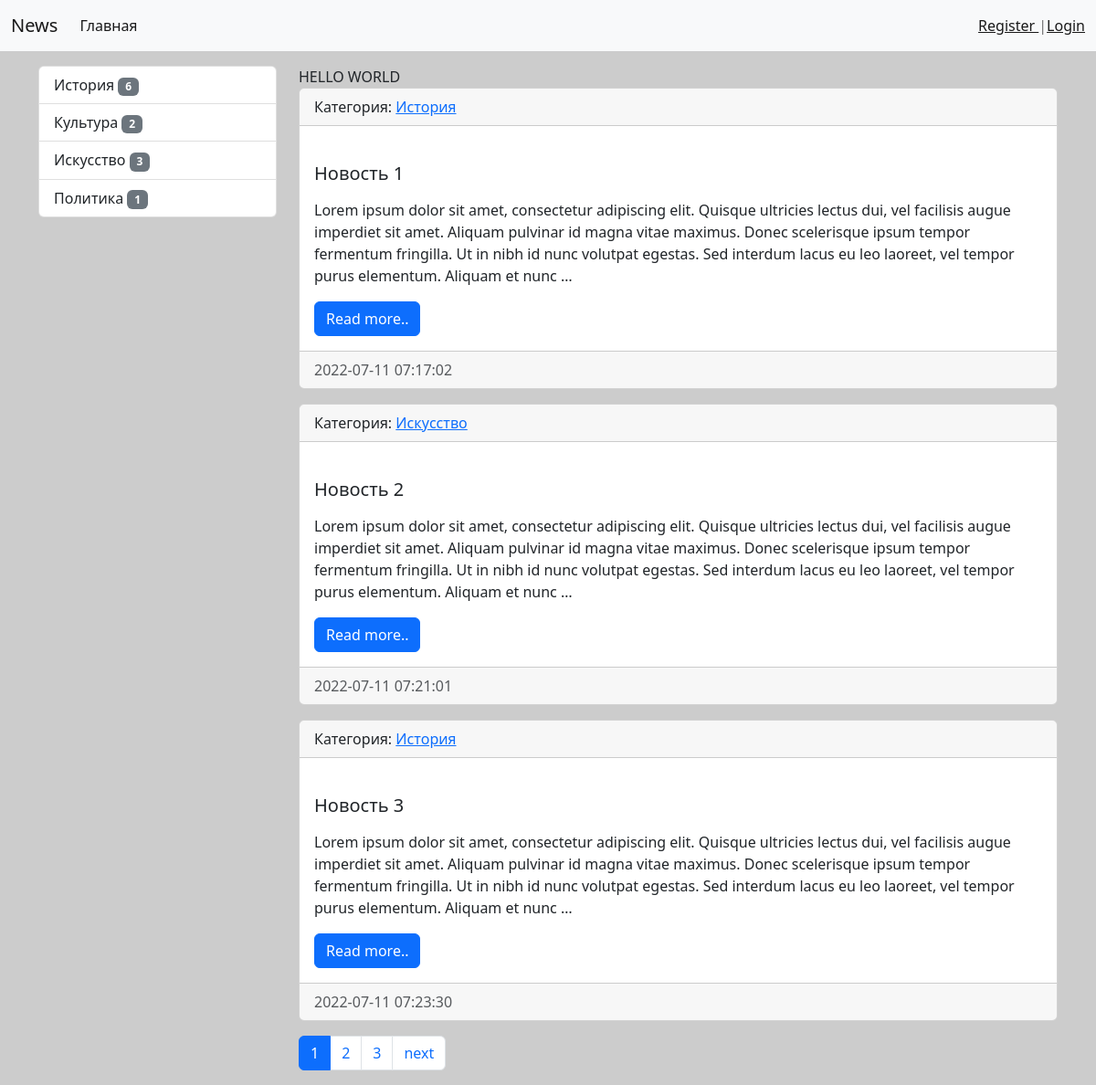
The page / on the database its author committed.
### news/models.py (models this page shows, shortened)
class Category(models.Model):
    title=models.CharField(max_length=150,db_index=True,verbose_name='категория')
    def get_absolute_url(self):
        return reverse('category', kwargs={"category_id":self.pk})
    def __str__(self):
        return self.title
    class Meta:
        verbose_name='Категория'
        verbose_name_plural='Категория'
        ordering = ['title']

class News(models.Model):
    title = models.CharField(max_length=150,verbose_name='Наименование')
    content = models.TextField(blank=True,verbose_name='Контент')
    created_at = models.DateTimeField(auto_now_add=True, verbose_name='Дата публикации')
    updated_at = models.DateTimeField(auto_now=True, verbose_name='Обновлено')
    photo= models.ImageField(upload_to = 'photos/%Y/%m/%d/', verbose_name='Фото',blank=True)
    is_published = models.BooleanField(default=True, verbose_name='Опубликовано')
    category=models.ForeignKey('Category',on_delete=models.PROTECT,null=True,verbose_name='категория')
    views = models.IntegerField(default=0)
    def get_absolute_url(self):
        return reverse('view_news', kwargs={"pk":self.pk})
    class Meta:
        verbose_name='Новость'
        verbose_name_plural='Новости'
        ordering = ['created_at']

### news/views.py (the view)
# urls.py: path('', HomeNews.as_view(),name='home'),
class HomeNews(MyMixin, ListView):
    model = News
    template_name = 'news/home_news_list.html'
    context_object_name = 'news'
    mixin_prop = 'hello world'
    paginate_by = 3
    def get_context_data(self, *, object_list=None, **kwargs):
        context = super().get_context_data(**kwargs)
        context['title'] = self.get_upper('Главная')
        context['mixin_prop'] = self.get_prop()
        return context
    def get_queryset(self):
        return News.objects.filter(is_published=True).select_related('category')

### news/templatetags/news_tags.py (called while the page is built)
@register.inclusion_tag('news/list_categories.html')
def show_categories(arg1='hello',arg2='word'):
    categories = Category.objects.annotate(cnt=Count('news',filter=F('news__is_published'))).filter(cnt__gt=0)
    return {"categories":categories, "arg1":arg1,"arg2":arg2}

### news/utils.py (called while the page is built)
    def get_prop(self):
        return self.mixin_prop.upper()

    def get_upper(self,s):
        if isinstance(s,str):
            return s.upper()
        else:
            return s.title.upper()

### news/templates/news/home_news_list.html (shortened to what this page needs)
{% extends 'base.html' %}
{% block sidebar %}
{% include 'inc/_sidebar.html' %}
{% endblock %}
{% block content %}
{{ mixin_prop }}
{%for item in news%}
<div class="card mb-3">
  <div class="card-header">Категория: <a href="{{ item.category.get_absolute_url }}">{{ item.category }}</a></div>
  <div class="card-body">
    <div class="media">
      <div class="media-body">
        <h5 class="card-title">
          {{ item.title }}
        </h5>
        <p class="card-text">{{ item.content|safe|linebreaks|truncatewords:50 }}</p>
        <a href="{{ item.get_absolute_url }}" class="btn btn-primary">Read more..</a>
      </div>
    </div>
  </div>
  <div class="card-footer text-muted">
    {{item.created_at|date:"Y-m-d H:i:s"}}
  </div>
</div>
{%endfor%}
{% endblock %}

### templates/base.html (shortened to what this page needs)
{% load static %}
<!DOCTYPE html>
<html lang="en">
<head>
  <link rel="stylesheet" href="{% static 'bootstrap/css/bootstrap.min.css' %}" />
  <link rel="stylesheet" href="{% static 'css/style.css' %}" />
</head>
<body>
  {% include 'inc/_nav.html' %}
  <div class="container mt-3">
    <div class="row">
      <div class="col md-3">
        {% block sidebar %}SIDEBAR{% endblock %}
      </div>
      <div class="col-md-9">
        {% block content %}CONTENT{% endblock %}
        {% if page_obj.has_other_pages %}
        <nav aria-label="...">
          <ul class="pagination">
            {% for p in page_obj.paginator.page_range %}
            {% if page_obj.number == p %}
            <li class="page-item active" aria-current="page">
              <a class="page-link" href="?page={{ p }}">{{ p }}</a>
            </li>
            {% elif p > page_obj.number|add:-3 and p < page_obj.number|add:3 %} <li class="page-item">
              <a class="page-link" href="?page={{p}}">{{ p }}</a>
              </li>
              {% endif %}
              {% endfor %}
              {% if page_obj.has_next %}
              <li class="page-item ">
                <a class="page-link" href="?page={{ page_obj.next_page_number }}">next</a>
              </li>
              {% endif %}
          </ul>
        </nav>
        {% endif %}
      </div>
    </div>
  </div>
</body>
</html>

### templates/inc/_nav.html (shortened to what this page needs)
<nav class="navbar navbar-expand-lg bg-light">
  <div class="container-fluid">
    <a class="navbar-brand" href="{% url 'home' %}">News</a>
    <div class="collapse navbar-collapse" id="navbarSupportedContent">
      <ul class="navbar-nav me-auto mb-2 mb-lg-0">
        <li class="nav-item">
          <a class="nav-link active" aria-current="page" href="{% url 'home' %}">Главная</a>
        </li>
      </ul>
      <span class="navbar-text">
        {% if request.user.is_authenticated %}
        Welcome {{user.username}}|<a href="{% url 'logout' %}">Logout</a>
        {% else %}
        <a href="{% url 'register' %}">Register </a>|<a href="{% url 'login' %}">Login</a>
        {% endif %}
      </span>
    </div>
  </div>
</nav>

### templates/inc/_sidebar.html (shortened to what this page needs)
{% load news_tags %}
  {% show_categories  %}

### news/templates/news/list_categories.html
<div class="list-group">
  {%for item in categories%}
  <a href="{{ item.get_absolute_url }} " class="list-group-item list-group-item-action">
    {{ item.title }} <span class="badge bg-secondary">{{ item.cnt }}</span></a>
  {%endfor%}
</div>

### sait/static/css/style.css (style rules this page uses)
body { background-color: #ccc; }

### rows shown on the page
Category: title "История", cnt "6"
Category: title "Культура", cnt "2"
Category: title "Искусство", cnt "3"
Category: title "Политика", cnt "1"
News: category "История", title "Новость 1", content "Lorem ipsum dolor sit amet, consectetur adipiscing elit. Quisque ultricies lectus dui, vel facilisis augue imperdiet sit amet. Aliquam pulvinar id magna vitae maximus. Donec scelerisque ipsum tempor fermentum fringilla. Ut in nibh id nunc volutpat egestas. Sed interdum lacus eu leo laoreet, vel tempor purus elementum. Aliquam et nunc …", created_at "2022-07-11 07:17:02"
News: category "Искусство", title "Новость 2", content "Lorem ipsum dolor sit amet, consectetur adipiscing elit. Quisque ultricies lectus dui, vel facilisis augue imperdiet sit amet. Aliquam pulvinar id magna vitae maximus. Donec scelerisque ipsum tempor fermentum fringilla. Ut in nibh id nunc volutpat egestas. Sed interdum lacus eu leo laoreet, vel tempor purus elementum. Aliquam et nunc …", created_at "2022-07-11 07:21:01"
News: category "История", title "Новость 3", content "Lorem ipsum dolor sit amet, consectetur adipiscing elit. Quisque ultricies lectus dui, vel facilisis augue imperdiet sit amet. Aliquam pulvinar id magna vitae maximus. Donec scelerisque ipsum tempor fermentum fringilla. Ut in nibh id nunc volutpat egestas. Sed interdum lacus eu leo laoreet, vel tempor purus elementum. Aliquam et nunc …", created_at "2022-07-11 07:23:30"

### other values the page prints
{{ mixin_prop }} "HELLO WORLD"
{{ p }} "1"
{{ p }} "2" "3"
